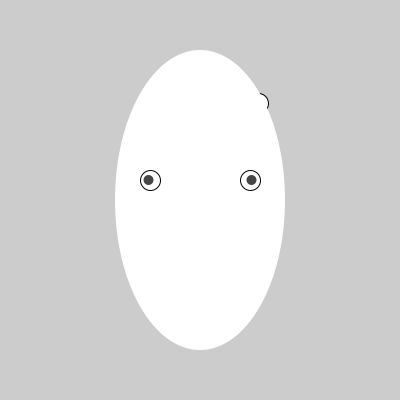
Frame 1 (no input)
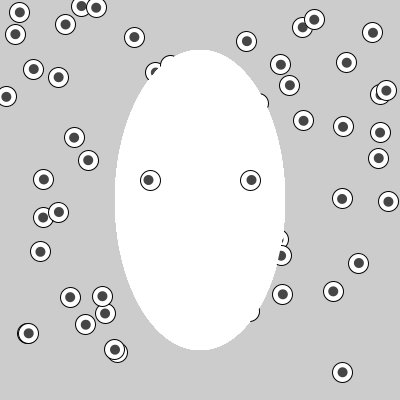
Frame 60 (the mouse pressed at the canvas centre just before this capture)
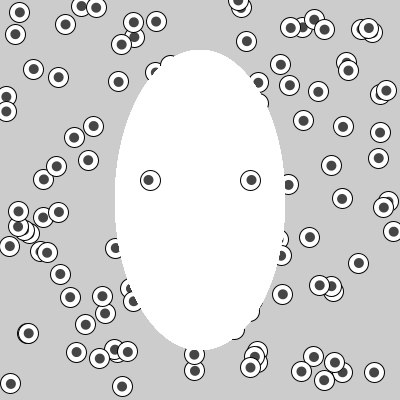
Frame 120 (the mouse held since frame 60 and released just before this capture)

The Processing sketch that drew these frames (run headless with seeded random() and noise(); from frame 60 on, the mouse is pressed at the canvas centre):

// Processing sketch: Saladfingers
// ── Saladfingers.pde
// Saladfingers
//
// Draws a simplified face and eyeballs
// at a random location behind it using
// a custom function.
// Doesn't redraw background.
//
// Dan Wilcox danomatika.com 2015

void setup() {
  size(400, 400);
}

void draw() {

  // eye at a random location
  drawEye(random(width), random(height), 0);
  
  // head
  fill(255);
  ellipse(width/2, height/2, 170, 300);
  
  // two eyes with slightly askew pupils
  drawEye(width/2-50, height/2-20, -1.5);
  drawEye(width/2+50, height/2-20, 1.5);
}

// my own custom eyeball function
// x & y are position of the eye,
// offset is how much to shift the pupil horizontally:
// 0 stays centered, negative goes left, positive goes right
void drawEye(float x, float y, float offset) {
  
  // eye ball
  stroke(0); // black
  fill(255);
  ellipse(x, y, 20, 20);
  
  // pupil
  noStroke();
  fill(70); // darker grey
  ellipse(x+offset, y, 10, 10);
}
